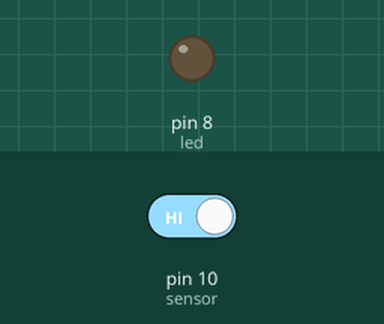
A sketch run on a simulated Arduino Uno, built with avr-gcc and run on an emulated ATmega328P. Shown: output pins drawn as LEDs (lit = HIGH). The inputs (shaded band) are chosen by the test bench; at power-on: pin 10 (sensor) HIGH.

Above: at 1.2 s.
1.3 s: pin 10 (sensor) driven LOW
At 2.4 s:
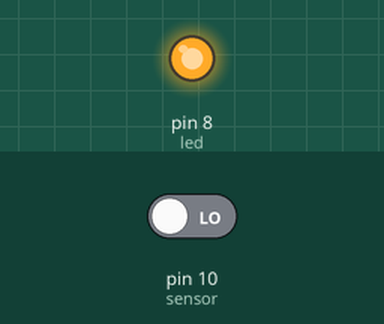
2.8 s: pin 10 (sensor) driven HIGH
At 3.5 s:
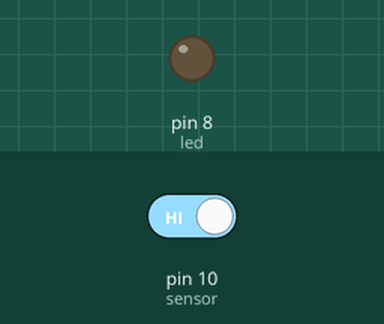
Timing chart, 0 to 5.8 s (numbered marks = the images above; inputs shaded):
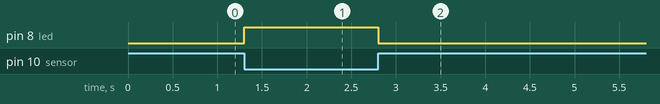

Measured:
- after the input at 1.3 s, pin 8 (led): LOW → HIGH at once
- after the input at 2.8 s, pin 8 (led): HIGH → LOW at once

The sketch:

IR_sensor_led-on-off.ino
```cpp
const int sensor = 10;
const int led = 8;

void setup() {

  pinMode(sensor, INPUT);
  pinMode(led, OUTPUT);
  Serial.begin(9600);

}

void loop() {

  if (digitalRead(sensor) == LOW) {     // 'LOW' means object is very close to the sensor
    digitalWrite(led, HIGH);            // LED will be ON state
  }
  else {
    digitalWrite(led, LOW);
  }

}
```
